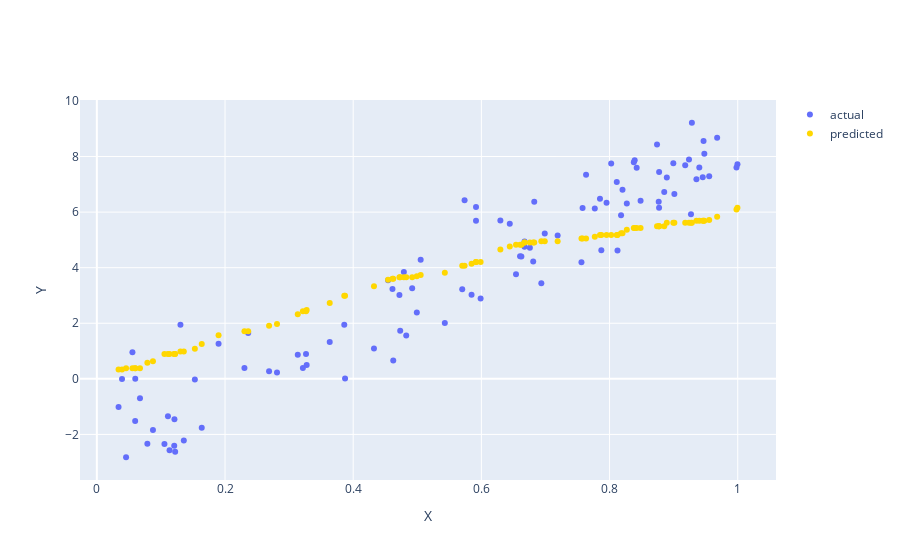

The notebook cell this image was saved under:
### Code cell
# 5 points for showing the actual points
# 5 points for showing the predicted points
# 5 points for showing a title, legend, or x or y axis labels.

fig = go.Figure()
fig.add_trace(go.Scatter(x = data['X'], y = data['Y'], mode = 'markers', name = 'actual'))
fig.add_trace(go.Scatter(x = data['X'], y = data['Y_predicted'], mode = 'markers', name = 'predicted', line=dict(color='gold')))
fig.update_layout(xaxis_title = 'X', yaxis_title = 'Y')
